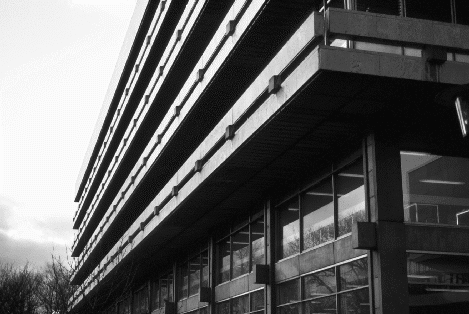
%> input picture resources/images/edin_lib.bmp, 469 x 314 px
$ octave intro_demo.m   (GNU Octave 9; MATLAB toolbox functions it lacks are replaced by stand-ins)
%> lines starting %> are read from the running program, lines starting %| are printed output that depends on the picture
### resources/matlab/teachimage.m
function im = teachimage(name, varargin)
%TEACHIMAGE Read an image from the local vision collection
%   There is a collection of miscellaneous individual images used for
%   demonstrations and exercises, and also some sets of images for specific
%   purposes.
%
%   LIST = TEACHIMAGE returns a list (a cell array of strings) of the names
%   of the miscellaneous images available.
%
%   IMAGE = TEACHIMAGE(FILENAME) reads an image from the vision teaching
%   directory and converts it to a grey-level image in the range 0 to 1.
%   FILENAME must be one of the names returned when TEACHIMAGE is called
%   with no arguments, including the extension.
%
%   LIST = TEACHIMAGE('classes') returns a list (a cell array of strings)
%   of the names of the classes of image available.
%
%   N = TEACHIMAGE(CLASSNAME) returns the number of images in the class
%   given. CLASSNAME must be one of the names returned by
%   TEACHIMAGE('classes').
%
%   IMAGE = TEACHIMAGE(CLASSNAME, K) returns one or more images of the
%   class specified by CLASSNAME, which must be one of the names returned
%   by TEACHIMAGE('classes'). If K is a scalar, the K'th image is returned.
%   If K is a vector, each of the images specified by the elements of K is
%   returned in a cell array. In this case IMAGE{J} is the K(J)'th image in
%   the class. Images returned have grey-levels in the range 0 to 1.
%
%   Image classes
%
%   'car', 'cat', 'person', 'building' are from the LabelMe database, at
%   http://labelme.csail.mit.edu/ The car and cat images are very small and
%   vary in size; the person and building images are larger and all the
%   same size.
%
%   'mrhead' has slices from an arbitrarily chosen MR brain scan from the
%   Oasis database, at http://www.oasis-brains.org/
%
%   'mrchest' has an arbitrarily chosen MR chest scan sequence from the
%   IOWA MRRF database at https://mri.radiology.uiowa.edu/trio_cardiac.html
%
%   'traffic' has images from a static camera over the A27 in
%   Shoreham-by-Sea. The frame rate is about 5 frames/second. The images
%   are quite small and grey-level quantisation is coarse.
%
%   DIR = TEACHIMAGE([]) returns the path of the images folder.
%
%   Assumes that images are in a folder called "images" which is in the
%   same folder as the vision library which contains this m-file.

classes = {'car' 'cat' 'person' 'building' 'mrhead' 'mrchest' 'traffic'};

fname = mfilename('fullpath');
path = fileparts(fileparts(fname));
d = fullfile(path, 'images');
if ~exist(d)
    error('Data directory not found on this machine');
end

if nargin < 1
% return list of images
    im = dir(d);
    im = {im.name}';
    ok = false(size(im));
    for i = 1:length(im)
        name = im{i};
        ok(i) = ~ismember(name, {'.' '..' 'Thumbs.db'}) && ismember('.', name);
    end
    im = im(ok);

elseif isempty(name)  % directory requested
    im = d;

elseif isequal(name, 'classes')
    im = classes';

elseif ismember(name, classes)
    switch name
        case {'building', 'person'}
            im = classims(d, 'peoplebuildings', name, varargin{:});

        case {'car', 'cat'}
            im = classims(d, 'carscats', name, varargin{:});

        case 'mrhead'
            im = mrhead(d, varargin{:});

        case 'mrchest'
            im = mrchest(d, varargin{:});

        case 'traffic'
            im = traffic(d, varargin{:});
    end

else % return image requested
    im = readimage(fullfile(d, name));

end
end

function im = readimage(filename)
%> called with filename = 'resources/images/edin_lib.bmp'
[k,map] = imread(filename);
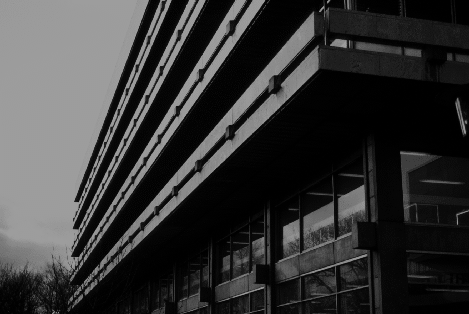
%> k: size 314x469 uint8; min 0, max 157, mean 54.9
%> map = 158 rows, first 12: [0.0275 0.0275 0.0275; 0.0471 0.0471 0.0471; 0.0627 0.0627 0.0627; 0.0784 0.0784 0.0784; 0.0941 0.0941 0.0941; 0.098 0.098 0.098; 0.102 0.102 0.102; 0.118 0.118 0.118; 0.122 0.122 0.122; 0.133 0.133 0.133; 0.141 0.141 0.141; 0.145 0.145 0.145]
if isempty(map) && ndims(k) == 3
    im = rgb2gray(k);
else
    im = ind2gray(k,map);
end
% Should really check class of result to scale properly, but 8 bits is
% right for all the images in the collection at the time of writing
im = double(im)/256;
%> im: size 314x469 double
end

% [115 lines left out: functions classims, countfiles, mrhead, mrchest, traffic, not called in this run]

### resources/matlab/intro_demo.m
%% Matlab image processing introduction
%
% David Young
%
% This is to help you get started with image processing in Matlab.

%% Setup
% You can execute the code in this file a section at a time to see the
% effects. (If you run the whole script, the results will overwrite each
% other.) You can execute a few lines by copying them into the Matlab
% Command Window. Alternatively, you can view the script in the Matlab
% editor, and activate Cell Mode from the Cell menu. Then you can click in
% a cell (a section between two headings) to highlight it and click the
% "Evaluate cell" icon, or press CTRL-ENTER, to execute it.
%
% First you must set your Matlab path to find the Sussex Matlab computer
% vision teaching libraries. This involves executing an |addpath| command.
% Details of what to put in this command depend on which computer you are
% using and are given at the start of the course.
%
% You will need to execute the |addpath| command at the start of each
% future session. You can do this by copying it to a startup.m file in the
% directory (folder) in which you start up Matlab, or you can just type it
% in, cut and paste it, or use Matlab's history mechanism each time.

%% Read in an image
% This uses the local function |teachimage| to read an image from disc, and
% convert it correctly to a gray-level array with values in the range 0-1.
%
% We then use the Matlab function |imshow| to display it in a figure window.

Image = teachimage('edin_lib.bmp');
imshow(Image);

%% Find out the size of the image
% Print the number of rows and the number of columns. The |size| function
% operates on any matrix, not just ones holding image data.

[rmax, cmax] = size(Image)
%> rmax = 314; cmax = 469

%% Simple image processing (conventional version)
% Subtract each pixel from the one on its right, using loops and indexing
% as in ordinary languages.

Diffs = zeros(rmax, cmax-1);    % Pre-allocate array
for row = 1:rmax;               % Loop over rows
    for col = 1:cmax-1;         % Loop over columns
        Diffs(row, col) = Image(row, col+1) - Image(row, col);
    end
end
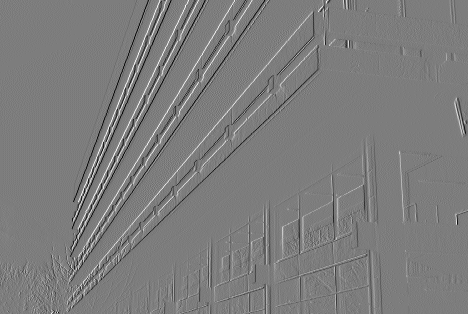
%> Diffs: size 314x468 double; min -0.777, max 0.805, mean -0.00148; drawn with min black and max white

% display the result
imshow(Diffs, []);    % Note the [] gives automatic grey-level scaling

%% Simple image processing (Matlab version)
% Now the same operation, using Matlab matrix operations, which are very much
% faster and simpler to write. We then print out the largest absolute
% difference to check that the results are the same as before.

Im1 = Image(:, 1:cmax-1);       % Miss off the rightmost column
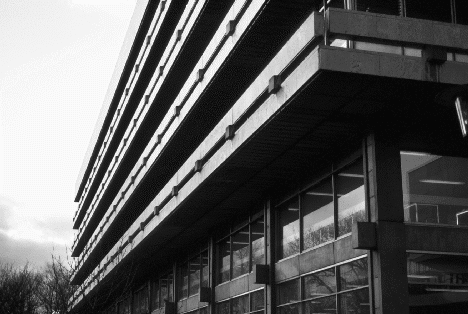
%> Im1: size 314x468 double; min 0.0273, max 0.984, mean 0.377
Im2 = Image(:, 2:cmax);         % Miss off the leftmost column
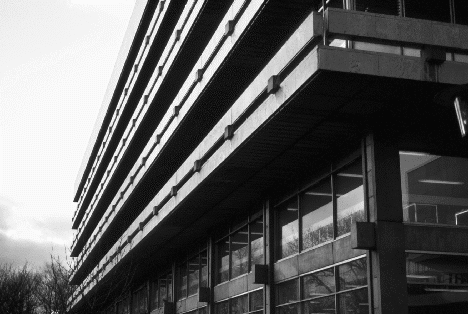
%> Im2: size 314x468 double; min 0.0273, max 0.984, mean 0.375
Diffs2 = Im2 - Im1;             % Subtract pixel values

maximum_difference = max(max(abs(Diffs-Diffs2)))
%> maximum_difference = 0

%% Experimenting yourself
% You can experiment with this demonstration yourself, by downloading this
% html document and using Matlab's |grabcode| function to extract the
% original M-file. You can then edit it to experiment with the code.
%
% This document may be accessible from outside Sussex University, but to
% use functions from the local library you need to be a student or member
% of staff of the University.
%
% Copyright University of Sussex, 2006
